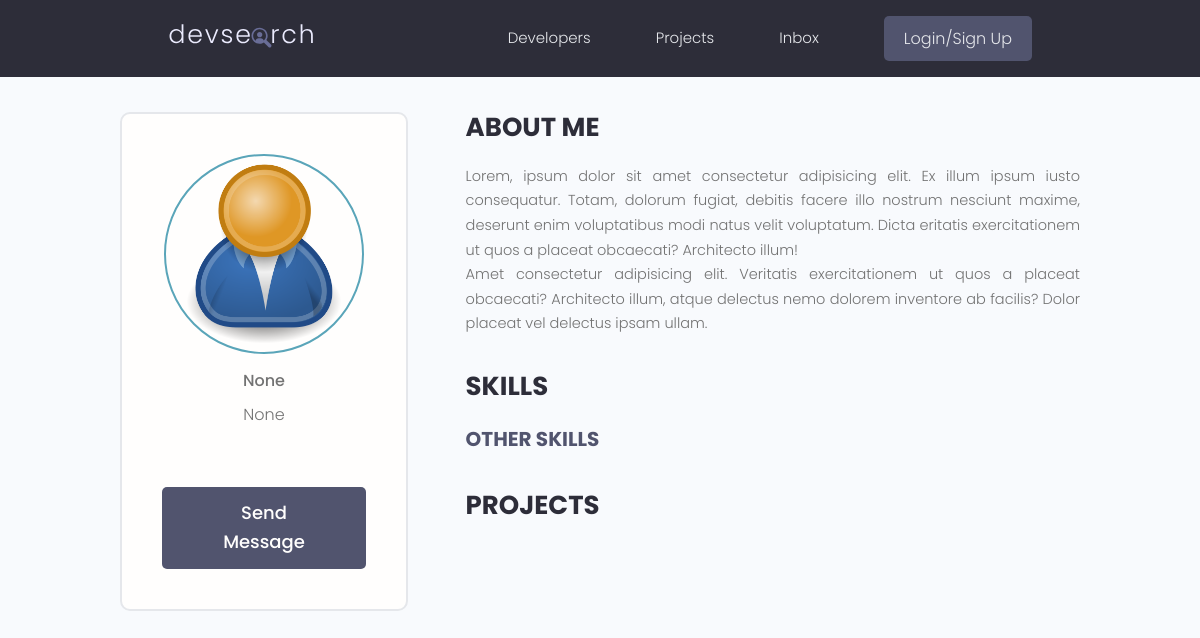
Page /profile/7b5f6dcb-ee92-4521-8a2f-083c72ab9d72 on the earlier database version.
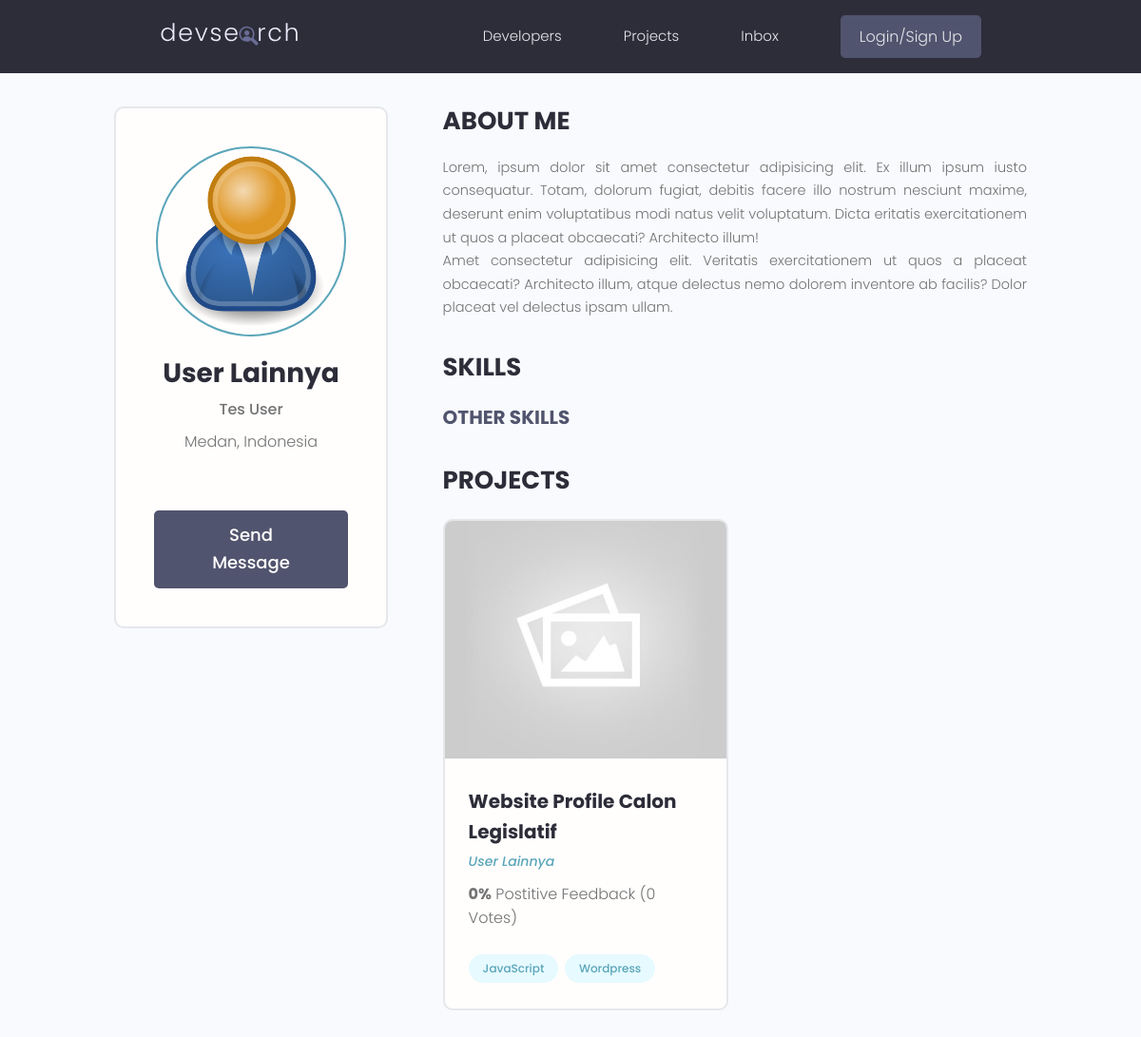
Same page on the later database version.
### users/models.py (models this page shows, shortened)
class Profile(models.Model):
    user = models.OneToOneField(User, on_delete=models.CASCADE, null=True, blank=True)
    name = models.CharField(max_length=200, null=True, blank=True)
    email = models.EmailField(max_length=254, null=True, blank=True)
    username = models.CharField(max_length=200, null=True, blank=True)
    locations = models.CharField(max_length=200, null=True, blank=True)
    short_intro = models.CharField(max_length=200, null=True, blank=True)
    bio = models.TextField(null=True, blank=True)
    profile_image = models.ImageField(null=True, blank=True, upload_to='profiles/', default='profiles/user-default.png')
    social_github = models.CharField(max_length=200, null=True, blank=True)
    social_linkedin = models.CharField(max_length=200, null=True, blank=True)
    social_website = models.CharField(max_length=200, null=True, blank=True)
    created = models.DateTimeField(auto_now_add=True)
    id = models.UUIDField(default=uuid.uuid4, unique=True, primary_key=True, editable=False)

### projects/models.py (models this page shows, shortened)
class Project(models.Model):
    owner = models.ForeignKey("users.Profile", null=True, blank=True, on_delete=models.SET_NULL)
    title = models.CharField(max_length=100)
    description = models.TextField(null=True, blank=True)
    featured_img = models.ImageField(null=True, blank=True, default='default.jpg')
    demo_link = models.CharField(max_length=2000, null=True, blank=True)
    source_link = models.CharField(max_length=2000, null=True, blank=True)
    tags = models.ManyToManyField('Tag', blank=True)
    vote_total = models.IntegerField(default=0, null=True, blank=True)
    vote_ratio = models.IntegerField(default=0, null=True, blank=True)
    created = models.DateTimeField(auto_now_add=True)
    id = models.UUIDField(default=uuid.uuid4, unique=True, primary_key=True, editable=False)
    class Meta:
        ordering = ['-vote_ratio', '-vote_total', 'title']

class Tag(models.Model):
    name = models.CharField(max_length=100)
    created = models.DateTimeField(auto_now_add=True)
    id = models.UUIDField(default=uuid.uuid4, unique=True, primary_key=True, editable=False)
    def __str__(self):
        return self.name

### users/views.py (the view)
# urls.py: path('profile/<str:pk>', views.Userprofile, name='user-profile'),
def Userprofile(request, pk):
    profile = Profile.objects.get(id=str(pk))
    topSkills = profile.skill_set.exclude(description__exact='')
    allSkills = profile.skill_set.filter(description='')
    context = {
        'profile': profile,
        'topSkills': topSkills,
        'allSkills': allSkills,
    }
    return render(request, 'users/user-profile.html', context)

### users/templates/users/user-profile.html (shortened to what this page needs)
{% extends "main.html" %}
{% block content %}
<main class="profile my-md">
    <div class="container">
      <div class="layout">
        <div class="column column--1of3">
          <div class="card text-center">
            <div class="card__body dev">
              <img class="avatar avatar--xl" src="{{profile.profile_image.url}}" />
              <h2 class="dev__name">{{profile.name}}</h2>
              <p class="dev__title">{{profile.short_intro}}</p>
              <p class="dev__location">{{profile.locations}}</p>
              <a href="#" class="btn btn--sub btn--lg">Send Message </a>
            </div>
          </div>
        </div>
        <div class="column column--2of3">
          <div class="devInfo">
            <h3 class="devInfo__title">About Me</h3>
            <p class="devInfo__about">
              Lorem, ipsum dolor sit amet consectetur adipisicing elit. Ex illum ipsum iusto consequatur. Totam,
              dolorum fugiat, debitis facere illo nostrum nesciunt maxime, deserunt enim voluptatibus modi natus velit
              voluptatum. Dicta eritatis exercitationem ut quos a placeat obcaecati? Architecto illum!
              <br />
              Amet consectetur adipisicing elit. Veritatis exercitationem ut quos a placeat obcaecati? Architecto
              illum, atque delectus nemo dolorem inventore ab facilis? Dolor placeat vel delectus ipsam ullam.
            </p>
          </div>
          <div class="devInfo">
            <h3 class="devInfo__title">Skills</h3>
            <div class="devInfo__skills">
              <h3 class="devInfo__subtitle">Other Skills</h3>
            </div>
          </div>
          <div class="devInfo">
            <h3 class="devInfo__title">Projects</h3>
            <div class="grid grid--two">
                {% for project in profile.project_set.all %}
                <div class="column">
                  <div class="card project">
                    <a href="{% url 'project' project.id %}" class="project">
                      <img class="project__thumbnail" src="{{project.featured_img.url}}" alt="project thumbnail" />
                      <div class="card__body">
                        <h3 class="project__title">{{project.title}}</h3>
                        <p><a class="project__author" href="{% url 'user-profile' project.owner.id %}">{{project.owner.name}}</a></p>
                        <p class="project--rating">
                          <span style="font-weight: bold;">{{ project.vote_ratio }}%</span> Postitive
                          Feedback ({{ project.vote_total }} Vote{{project.vote_total|pluralize:'s'}})
                        </p>
                        <div class="project__tags">
                            {% for tag in project.tags.all %}
                            <span class="tag tag--pill tag--main">
                                <small>{{tag}}</small>
                            </span>
                            {% endfor %}
                        </div>
                      </div>
                    </a>
                  </div>
                </div>
                {% endfor %}
            </div>
          </div>
        </div>
      </div>
    </div>
  </main>
{% endblock content %}

Differences in the rows shown:
changed Profile: name (not shown) → "User Lainnya"; short_intro "None" → "Tes User"; locations "None" → "Medan, Indonesia"
added Project: featured_img (placeholder picture), title "Website Profile Calon Legislatif", owner.name "User Lainnya", vote_ratio "0", vote_total "0"
now on this page (row unchanged): Tag: name "JavaScript"
now on this page (row unchanged): Tag: name "Wordpress"
